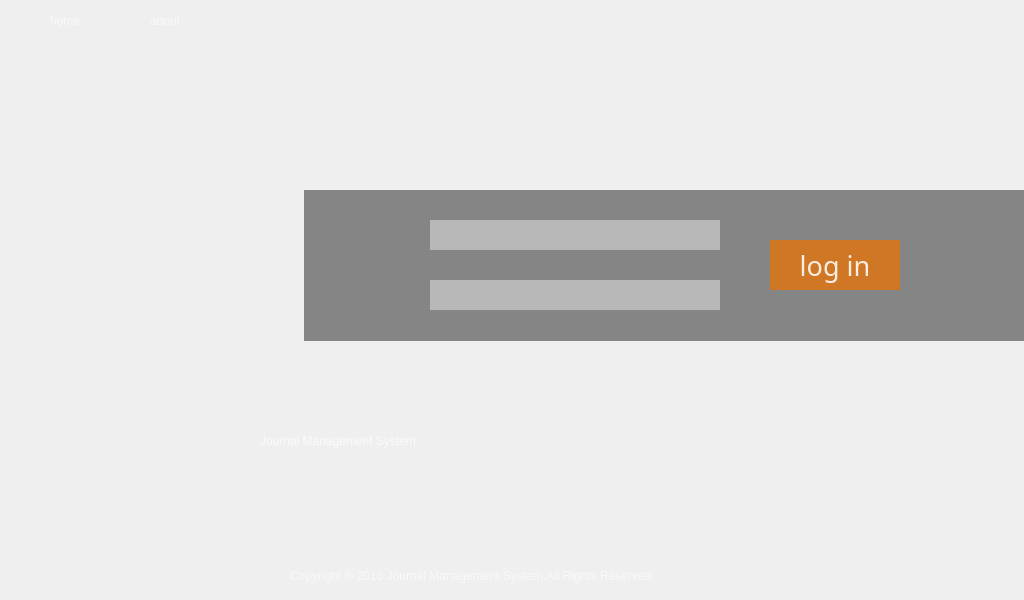
<?xml version="1.0" encoding="UTF-8"?>
<ui version="4.0">
 <class>MainWindow</class>
 <widget class="QMainWindow" name="MainWindow">
  <property name="enabled">
   <bool>true</bool>
  </property>
  <property name="geometry">
   <rect>
    <x>0</x>
    <y>0</y>
    <width>1024</width>
    <height>600</height>
   </rect>
  </property>
  <property name="windowTitle">
   <string>MainWindow</string>
  </property>
  <widget class="QWidget" name="centralWidget">
   <widget class="QWidget" name="register_widget" native="true">
    <property name="geometry">
     <rect>
      <x>0</x>
      <y>0</y>
      <width>1024</width>
      <height>600</height>
     </rect>
    </property>
    <widget class="QLabel" name="register_bg">
     <property name="geometry">
      <rect>
       <x>0</x>
       <y>0</y>
       <width>1024</width>
       <height>600</height>
      </rect>
     </property>
     <property name="styleSheet">
      <string notr="true">background-color: rgba(255, 255, 255, 0);
border-image: url(:/images/13857113_164644350163_2.png);</string>
     </property>
     <property name="text">
      <string/>
     </property>
    </widget>
    <widget class="QLabel" name="register_menu">
     <property name="geometry">
      <rect>
       <x>0</x>
       <y>0</y>
       <width>1024</width>
       <height>40</height>
      </rect>
     </property>
     <property name="styleSheet">
      <string notr="true">background-color: rgba(255, 255, 255, 0);
border-image: url(:/small_unit/black Header30.png);
</string>
     </property>
     <property name="text">
      <string/>
     </property>
    </widget>
    <widget class="QLabel" name="login_bg">
     <property name="geometry">
      <rect>
       <x>304</x>
       <y>190</y>
       <width>721</width>
       <height>151</height>
      </rect>
     </property>
     <property name="styleSheet">
      <string notr="true">/*background-color: rgba(255, 255, 255, 0);
border-image: url(:/small_unit/black Header60.png);*/
background-color: rgba(67, 67, 67, 158);
</string>
     </property>
     <property name="text">
      <string/>
     </property>
    </widget>
    <widget class="QLabel" name="copyright">
     <property name="geometry">
      <rect>
       <x>290</x>
       <y>550</y>
       <width>441</width>
       <height>51</height>
      </rect>
     </property>
     <property name="styleSheet">
      <string notr="true">background-color: rgba(255, 255, 255, 0);
color: rgba(255, 255, 255, 150);
font: 10pt &quot;Century Gothic&quot;;
</string>
     </property>
     <property name="text">
      <string>Copyright ® 2016 Journal Management System.All Rights Reserved</string>
     </property>
    </widget>
    <widget class="QLabel" name="home_icon">
     <property name="geometry">
      <rect>
       <x>15</x>
       <y>8</y>
       <width>20</width>
       <height>20</height>
      </rect>
     </property>
     <property name="styleSheet">
      <string notr="true">background-color: rgba(255, 255, 255, 0);
border-image: url(:/icons/Home.png);</string>
     </property>
     <property name="text">
      <string/>
     </property>
    </widget>
    <widget class="QLabel" name="about_icon">
     <property name="geometry">
      <rect>
       <x>115</x>
       <y>8</y>
       <width>20</width>
       <height>20</height>
      </rect>
     </property>
     <property name="styleSheet">
      <string notr="true">background-color: rgba(255, 255, 255, 0);
border-image: url(:/icons/List.png);</string>
     </property>
     <property name="text">
      <string/>
     </property>
    </widget>
    <widget class="QLabel" name="home">
     <property name="geometry">
      <rect>
       <x>50</x>
       <y>10</y>
       <width>41</width>
       <height>21</height>
      </rect>
     </property>
     <property name="styleSheet">
      <string notr="true">background-color: rgba(255, 255, 255, 0);
color: rgba(255, 255, 255, 150);
font: 10pt &quot;Century Gothic&quot;;
</string>
     </property>
     <property name="text">
      <string>home</string>
     </property>
    </widget>
    <widget class="QLabel" name="about">
     <property name="geometry">
      <rect>
       <x>150</x>
       <y>10</y>
       <width>41</width>
       <height>21</height>
      </rect>
     </property>
     <property name="styleSheet">
      <string notr="true">background-color: rgba(255, 255, 255, 0);
color: rgba(255, 255, 255, 150);
font: 10pt &quot;Century Gothic&quot;;
</string>
     </property>
     <property name="text">
      <string>about</string>
     </property>
    </widget>
    <widget class="QPushButton" name="home_bt">
     <property name="geometry">
      <rect>
       <x>0</x>
       <y>0</y>
       <width>100</width>
       <height>40</height>
      </rect>
     </property>
     <property name="styleSheet">
      <string notr="true">QPushButton 
{
	background-color:rgba(255, 255, 255, 0);
	border-radius: 0px; 
}
QPushButton:hover 
{ 
	background-color: rgba(255, 255, 255, 30);
}
QPushButton:pressed
{
	background-color: rgba(255, 255, 255, 60);
}</string>
     </property>
     <property name="text">
      <string/>
     </property>
     <property name="flat">
      <bool>true</bool>
     </property>
    </widget>
    <widget class="QPushButton" name="about_bt">
     <property name="enabled">
      <bool>true</bool>
     </property>
     <property name="geometry">
      <rect>
       <x>100</x>
       <y>0</y>
       <width>100</width>
       <height>40</height>
      </rect>
     </property>
     <property name="styleSheet">
      <string notr="true">QPushButton 
{
	background-color:rgba(255, 255, 255, 0);
	border-radius: 0px; 
}
QPushButton:hover 
{ 
	background-color: rgba(255, 255, 255, 30);
}
QPushButton:pressed
{
	background-color: rgba(255, 255, 255, 60);
}
</string>
     </property>
     <property name="text">
      <string/>
     </property>
     <property name="flat">
      <bool>true</bool>
     </property>
    </widget>
    <widget class="QLabel" name="name_icon">
     <property name="geometry">
      <rect>
       <x>370</x>
       <y>220</y>
       <width>30</width>
       <height>30</height>
      </rect>
     </property>
     <property name="styleSheet">
      <string notr="true">background-color: rgba(255, 255, 255, 0);
border-image: url(:/icons/User Profile.png);</string>
     </property>
     <property name="text">
      <string/>
     </property>
    </widget>
    <widget class="QLabel" name="key_icon">
     <property name="geometry">
      <rect>
       <x>370</x>
       <y>280</y>
       <width>30</width>
       <height>30</height>
      </rect>
     </property>
     <property name="styleSheet">
      <string notr="true">background-color: rgba(255, 255, 255, 0);
border-image: url(:/icons/Grid.png);</string>
     </property>
     <property name="text">
      <string/>
     </property>
    </widget>
    <widget class="QLineEdit" name="name_Edit">
     <property name="geometry">
      <rect>
       <x>430</x>
       <y>220</y>
       <width>290</width>
       <height>30</height>
      </rect>
     </property>
     <property name="styleSheet">
      <string notr="true">QLineEdit
{
	background-color: rgba(200, 200, 200, 192);
	font: 75 16pt &quot;Century Gothic&quot;;
	color :rgba(255, 255, 255, 192)
}
</string>
     </property>
     <property name="frame">
      <bool>false</bool>
     </property>
     <property name="alignment">
      <set>Qt::AlignCenter</set>
     </property>
     <property name="clearButtonEnabled">
      <bool>false</bool>
     </property>
    </widget>
    <widget class="QLineEdit" name="key_Edit">
     <property name="geometry">
      <rect>
       <x>430</x>
       <y>280</y>
       <width>290</width>
       <height>30</height>
      </rect>
     </property>
     <property name="styleSheet">
      <string notr="true">QLineEdit
{
	background-color: rgba(200, 200, 200, 192);
	font: 75 16pt &quot;Century Gothic&quot;;
	color :rgba(255, 255, 255, 192)
}
</string>
     </property>
     <property name="frame">
      <bool>false</bool>
     </property>
     <property name="echoMode">
      <enum>QLineEdit::Password</enum>
     </property>
     <property name="alignment">
      <set>Qt::AlignCenter</set>
     </property>
     <property name="clearButtonEnabled">
      <bool>false</bool>
     </property>
    </widget>
    <widget class="QPushButton" name="login_bt">
     <property name="geometry">
      <rect>
       <x>770</x>
       <y>240</y>
       <width>130</width>
       <height>50</height>
      </rect>
     </property>
     <property name="font">
      <font>
       <family>Century Gothic</family>
       <pointsize>20</pointsize>
      </font>
     </property>
     <property name="focusPolicy">
      <enum>Qt::StrongFocus</enum>
     </property>
     <property name="styleSheet">
      <string notr="true">QPushButton 
{
	color:rgba(255, 255, 255, 220);
	background-color:rgba(208, 119, 37, 255);
	border-radius: 0px; 
}
QPushButton:hover 
{ 
	background-color: rgba(208, 119, 37, 200);
}
QPushButton:pressed
{
	background-color: rgba(255, 255, 255, 100);
}</string>
     </property>
     <property name="text">
      <string>log in</string>
     </property>
     <property name="default">
      <bool>true</bool>
     </property>
     <property name="flat">
      <bool>false</bool>
     </property>
    </widget>
    <widget class="QLabel" name="book_icon">
     <property name="geometry">
      <rect>
       <x>60</x>
       <y>170</y>
       <width>209</width>
       <height>217</height>
      </rect>
     </property>
     <property name="styleSheet">
      <string notr="true">background-color: rgba(255, 255, 255, 0);
border-image: url(:/small_unit/book.png);</string>
     </property>
     <property name="text">
      <string/>
     </property>
    </widget>
    <widget class="QLabel" name="system_name">
     <property name="geometry">
      <rect>
       <x>260</x>
       <y>410</y>
       <width>531</width>
       <height>61</height>
      </rect>
     </property>
     <property name="styleSheet">
      <string notr="true">background-color: rgba(255, 255, 255, 0);
color: rgba(255, 255, 255, 180);
font: 75 32pt &quot;Tempus Sans ITC&quot;;</string>
     </property>
     <property name="text">
      <string>Journal Management System</string>
     </property>
    </widget>
    <widget class="QPushButton" name="exit_bt">
     <property name="geometry">
      <rect>
       <x>995</x>
       <y>8</y>
       <width>20</width>
       <height>20</height>
      </rect>
     </property>
     <property name="styleSheet">
      <string notr="true">QPushButton 
{
    border-image: url(:/icons/Cancel.png);
	background-color:rgba(255, 255, 255, 0);
	border-radius: 9px; 
}
QPushButton:hover 
{ 
    border-image: url(:/icons/Cancel_hover.png);
}
QPushButton:pressed
{
    border-image: url(:/icons/Canel_pressed.png);
}</string>
     </property>
     <property name="text">
      <string/>
     </property>
     <property name="flat">
      <bool>true</bool>
     </property>
    </widget>
    <widget class="QTabWidget" name="tabWidget">
     <property name="geometry">
      <rect>
       <x>0</x>
       <y>-20</y>
       <width>1041</width>
       <height>621</height>
      </rect>
     </property>
     <property name="styleSheet">
      <string notr="true">QTabWidget::pane{
	/*border:none;
	border-image: url(:/small_unit/black Header60.png);*/
	border-top:0px solid white;
	background:  transparent;
}
QTabWidget::tab-bar{
    alignment:left;
	height:0px;
}</string>
     </property>
     <property name="currentIndex">
      <number>6</number>
     </property>
     <widget class="QWidget" name="tab">
      <attribute name="title">
       <string>Tab 1</string>
      </attribute>
      <widget class="QLabel" name="label">
       <property name="geometry">
        <rect>
         <x>0</x>
         <y>0</y>
         <width>1024</width>
         <height>600</height>
        </rect>
       </property>
       <property name="styleSheet">
        <string notr="true">border-image: url(:/about/1.png);</string>
       </property>
       <property name="text">
        <string/>
       </property>
      </widget>
      <widget class="QPushButton" name="pushButton_10">
       <property name="geometry">
        <rect>
         <x>970</x>
         <y>270</y>
         <width>50</width>
         <height>70</height>
        </rect>
       </property>
       <property name="styleSheet">
        <string notr="true">QPushButton 
{
border-image: url(:/icons/right20.png);
	background-color:rgba(255, 255, 255, 0);
	border-radius: 9px; 
}
QPushButton:hover 
{ 
    border-image: url(:/icons/right60.png);
}
QPushButton:pressed
{
    border-image: url(:/icons/right30.png);
}</string>
       </property>
       <property name="text">
        <string/>
       </property>
       <property name="flat">
        <bool>true</bool>
       </property>
      </widget>
     </widget>
     <widget class="QWidget" name="tab_2">
      <attribute name="title">
       <string>Tab 2</string>
      </attribute>
      <widget class="QLabel" name="label_2">
       <property name="geometry">
        <rect>
         <x>0</x>
         <y>0</y>
         <width>1024</width>
         <height>600</height>
        </rect>
       </property>
       <property name="styleSheet">
        <string notr="true">border-image: url(:/about/2.png);</string>
       </property>
       <property name="text">
        <string/>
       </property>
      </widget>
      <widget class="QPushButton" name="pushButton_11">
       <property name="geometry">
        <rect>
         <x>970</x>
         <y>270</y>
         <width>50</width>
         <height>70</height>
        </rect>
       </property>
       <property name="styleSheet">
        <string notr="true">QPushButton 
{
border-image: url(:/icons/right20.png);
	background-color:rgba(255, 255, 255, 0);
	border-radius: 9px; 
}
QPushButton:hover 
{ 
    border-image: url(:/icons/right60.png);
}
QPushButton:pressed
{
    border-image: url(:/icons/right30.png);
}</string>
       </property>
       <property name="text">
        <string/>
       </property>
       <property name="flat">
        <bool>true</bool>
       </property>
      </widget>
      <widget class="QPushButton" name="pushButton_14">
       <property name="geometry">
        <rect>
         <x>10</x>
         <y>270</y>
         <width>50</width>
         <height>70</height>
        </rect>
       </property>
       <property name="styleSheet">
        <string notr="true">QPushButton 
{
border-image: url(:/icons/left10.png);
	background-color:rgba(255, 255, 255, 0);
	border-radius: 9px; 
}
QPushButton:hover 
{ 
    border-image: url(:/icons/left60.png);
}
QPushButton:pressed
{
    border-image: url(:/icons/left30.png);
}</string>
       </property>
       <property name="text">
        <string/>
       </property>
       <property name="flat">
        <bool>true</bool>
       </property>
      </widget>
     </widget>
     <widget class="QWidget" name="tab_3">
      <attribute name="title">
       <string>页</string>
      </attribute>
      <widget class="QLabel" name="label_3">
       <property name="geometry">
        <rect>
         <x>0</x>
         <y>0</y>
         <width>1024</width>
         <height>600</height>
        </rect>
       </property>
       <property name="styleSheet">
        <string notr="true">border-image: url(:/about/3.png);</string>
       </property>
       <property name="text">
        <string/>
       </property>
      </widget>
      <widget class="QPushButton" name="pushButton_15">
       <property name="geometry">
        <rect>
         <x>10</x>
         <y>270</y>
         <width>50</width>
         <height>70</height>
        </rect>
       </property>
       <property name="styleSheet">
        <string notr="true">QPushButton 
{
border-image: url(:/icons/left10.png);
	background-color:rgba(255, 255, 255, 0);
	border-radius: 9px; 
}
QPushButton:hover 
{ 
    border-image: url(:/icons/left60.png);
}
QPushButton:pressed
{
    border-image: url(:/icons/left30.png);
}</string>
       </property>
       <property name="text">
        <string/>
       </property>
       <property name="flat">
        <bool>true</bool>
       </property>
      </widget>
      <widget class="QPushButton" name="pushButton_12">
       <property name="geometry">
        <rect>
         <x>970</x>
         <y>270</y>
         <width>50</width>
         <height>67</height>
        </rect>
       </property>
       <property name="styleSheet">
        <string notr="true">QPushButton 
{
border-image: url(:/icons/right20.png);
	background-color:rgba(255, 255, 255, 0);
	border-radius: 9px; 
}
QPushButton:hover 
{ 
    border-image: url(:/icons/right60.png);
}
QPushButton:pressed
{
    border-image: url(:/icons/right30.png);
}</string>
       </property>
       <property name="text">
        <string/>
       </property>
       <property name="flat">
        <bool>true</bool>
       </property>
      </widget>
     </widget>
     <widget class="QWidget" name="tab_4">
      <attribute name="title">
       <string>页</string>
      </attribute>
      <widget class="QLabel" name="label_4">
       <property name="geometry">
        <rect>
         <x>0</x>
         <y>0</y>
         <width>1024</width>
         <height>600</height>
        </rect>
       </property>
       <property name="styleSheet">
        <string notr="true">border-image: url(:/about/4.png);</string>
       </property>
       <property name="text">
        <string/>
       </property>
      </widget>
      <widget class="QPushButton" name="pushButton_13">
       <property name="geometry">
        <rect>
         <x>970</x>
         <y>270</y>
         <width>50</width>
         <height>70</height>
        </rect>
       </property>
       <property name="styleSheet">
        <string notr="true">QPushButton 
{
border-image: url(:/icons/right20.png);
	background-color:rgba(255, 255, 255, 0);
	border-radius: 9px; 
}
QPushButton:hover 
{ 
    border-image: url(:/icons/right60.png);
}
QPushButton:pressed
{
    border-image: url(:/icons/right30.png);
}</string>
       </property>
       <property name="text">
        <string/>
       </property>
       <property name="flat">
        <bool>true</bool>
       </property>
      </widget>
      <widget class="QPushButton" name="pushButton_16">
       <property name="geometry">
        <rect>
         <x>10</x>
         <y>270</y>
         <width>50</width>
         <height>70</height>
        </rect>
       </property>
       <property name="styleSheet">
        <string notr="true">QPushButton 
{
border-image: url(:/icons/left10.png);
	background-color:rgba(255, 255, 255, 0);
	border-radius: 9px; 
}
QPushButton:hover 
{ 
    border-image: url(:/icons/left60.png);
}
QPushButton:pressed
{
    border-image: url(:/icons/left30.png);
}</string>
       </property>
       <property name="text">
        <string/>
       </property>
       <property name="flat">
        <bool>true</bool>
       </property>
      </widget>
     </widget>
     <widget class="QWidget" name="tab_5">
      <attribute name="title">
       <string>页</string>
      </attribute>
      <widget class="QLabel" name="label_5">
       <property name="geometry">
        <rect>
         <x>0</x>
         <y>0</y>
         <width>1024</width>
         <height>600</height>
        </rect>
       </property>
       <property name="styleSheet">
        <string notr="true">border-image: url(:/about/5.png);</string>
       </property>
       <property name="text">
        <string/>
       </property>
      </widget>
      <widget class="QPushButton" name="pushButton_17">
       <property name="geometry">
        <rect>
         <x>970</x>
         <y>270</y>
         <width>50</width>
         <height>70</height>
        </rect>
       </property>
       <property name="styleSheet">
        <string notr="true">QPushButton 
{
border-image: url(:/icons/right20.png);
	background-color:rgba(255, 255, 255, 0);
	border-radius: 9px; 
}
QPushButton:hover 
{ 
    border-image: url(:/icons/right60.png);
}
QPushButton:pressed
{
    border-image: url(:/icons/right30.png);
}</string>
       </property>
       <property name="text">
        <string/>
       </property>
       <property name="flat">
        <bool>true</bool>
       </property>
      </widget>
      <widget class="QPushButton" name="pushButton_18">
       <property name="geometry">
        <rect>
         <x>10</x>
         <y>270</y>
         <width>50</width>
         <height>70</height>
        </rect>
       </property>
       <property name="sizePolicy">
        <sizepolicy hsizetype="Minimum" vsizetype="Fixed">
         <horstretch>0</horstretch>
         <verstretch>0</verstretch>
        </sizepolicy>
       </property>
       <property name="styleSheet">
        <string notr="true">QPushButton 
{
border-image: url(:/icons/left10.png);
	background-color:rgba(255, 255, 255, 0);
	border-radius: 9px; 
}
QPushButton:hover 
{ 
    border-image: url(:/icons/left60.png);
}
QPushButton:pressed
{
    border-image: url(:/icons/left30.png);
}</string>
       </property>
       <property name="text">
        <string/>
       </property>
       <property name="flat">
        <bool>true</bool>
       </property>
      </widget>
     </widget>
     <widget class="QWidget" name="tab_6">
      <attribute name="title">
       <string>页</string>
      </attribute>
      <widget class="QLabel" name="label_6">
       <property name="geometry">
        <rect>
         <x>0</x>
         <y>0</y>
         <width>1024</width>
         <height>600</height>
        </rect>
       </property>
       <property name="styleSheet">
        <string notr="true">border-image: url(:/about/6.png);</string>
       </property>
       <property name="text">
        <string/>
       </property>
      </widget>
      <widget class="QPushButton" name="pushButton_19">
       <property name="geometry">
        <rect>
         <x>970</x>
         <y>270</y>
         <width>50</width>
         <height>69</height>
        </rect>
       </property>
       <property name="styleSheet">
        <string notr="true">QPushButton 
{
border-image: url(:/icons/right20.png);
	background-color:rgba(255, 255, 255, 0);
	border-radius: 9px; 
}
QPushButton:hover 
{ 
    border-image: url(:/icons/right60.png);
}
QPushButton:pressed
{
    border-image: url(:/icons/right30.png);
}</string>
       </property>
       <property name="text">
        <string/>
       </property>
       <property name="flat">
        <bool>true</bool>
       </property>
      </widget>
      <widget class="QPushButton" name="pushButton_20">
       <property name="geometry">
        <rect>
         <x>10</x>
         <y>270</y>
         <width>50</width>
         <height>70</height>
        </rect>
       </property>
       <property name="styleSheet">
        <string notr="true">QPushButton 
{
border-image: url(:/icons/left10.png);
	background-color:rgba(255, 255, 255, 0);
	border-radius: 9px; 
}
QPushButton:hover 
{ 
    border-image: url(:/icons/left60.png);
}
QPushButton:pressed
{
    border-image: url(:/icons/left30.png);
}</string>
       </property>
       <property name="text">
        <string/>
       </property>
       <property name="flat">
        <bool>true</bool>
       </property>
      </widget>
     </widget>
     <widget class="QWidget" name="tab_7">
      <attribute name="title">
       <string>页</string>
      </attribute>
      <widget class="QLabel" name="label_7">
       <property name="geometry">
        <rect>
         <x>0</x>
         <y>0</y>
         <width>1024</width>
         <height>600</height>
        </rect>
       </property>
       <property name="styleSheet">
        <string notr="true">border-image: url(:/about/7.png);</string>
       </property>
       <property name="text">
        <string/>
       </property>
      </widget>
      <widget class="QPushButton" name="pushButton_22">
       <property name="geometry">
        <rect>
         <x>10</x>
         <y>270</y>
         <width>50</width>
         <height>70</height>
        </rect>
       </property>
       <property name="styleSheet">
        <string notr="true">QPushButton 
{
border-image: url(:/icons/left10.png);
	background-color:rgba(255, 255, 255, 0);
	border-radius: 9px; 
}
QPushButton:hover 
{ 
    border-image: url(:/icons/left60.png);
}
QPushButton:pressed
{
    border-image: url(:/icons/left30.png);
}</string>
       </property>
       <property name="text">
        <string/>
       </property>
       <property name="flat">
        <bool>true</bool>
       </property>
      </widget>
     </widget>
    </widget>
    <zorder>register_bg</zorder>
    <zorder>login_bg</zorder>
    <zorder>copyright</zorder>
    <zorder>name_icon</zorder>
    <zorder>key_icon</zorder>
    <zorder>name_Edit</zorder>
    <zorder>key_Edit</zorder>
    <zorder>login_bt</zorder>
    <zorder>book_icon</zorder>
    <zorder>system_name</zorder>
    <zorder>tabWidget</zorder>
    <zorder>register_menu</zorder>
    <zorder>home_icon</zorder>
    <zorder>about</zorder>
    <zorder>about_bt</zorder>
    <zorder>exit_bt</zorder>
    <zorder>about_icon</zorder>
    <zorder>home</zorder>
    <zorder>home_bt</zorder>
   </widget>
  </widget>
 </widget>
 <layoutdefault spacing="6" margin="11"/>
 <resources/>
 <connections/>
</ui>
